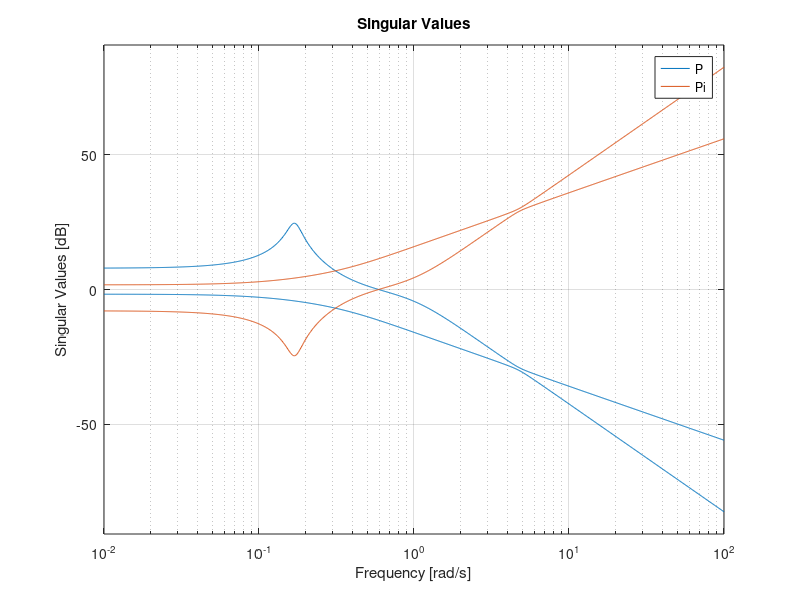
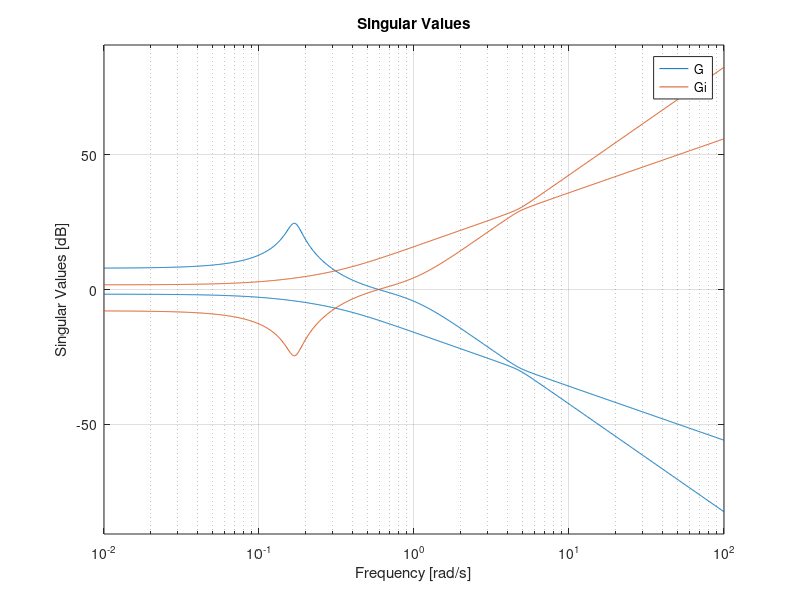

The MATLAB source for these figures, in order:
clear all, close all, clc;

P = Boeing707
Pi = inv (P)

p1 = pole (P)
z1 = zero (P)

pi1 = pole (Pi)
zi1 = zero (Pi)

figure (1)
sigma (P, Pi)

% until here, everything looks fine.  p1 == zi1, z1 == pi1

G = tf (P)
Gi = inv (G)
GPi = tf (Pi)

p2 = pole (G)
z2 = zero (G)

% FIXME: wrong/additional poles/zeros after second conversion to state-space
%        (needed for computation of MIMO TF zeros/poles)
pi2 = pole (Gi)
zi2 = zero (Gi)

ppi2 = pole (GPi)
zpi2 = zero (GPi)

figure (2)
sigma (G, Gi)


% FIXME: too many states (causes additional poles/zeros)
H = ss (Gi)
Hp = ss (GPi)


